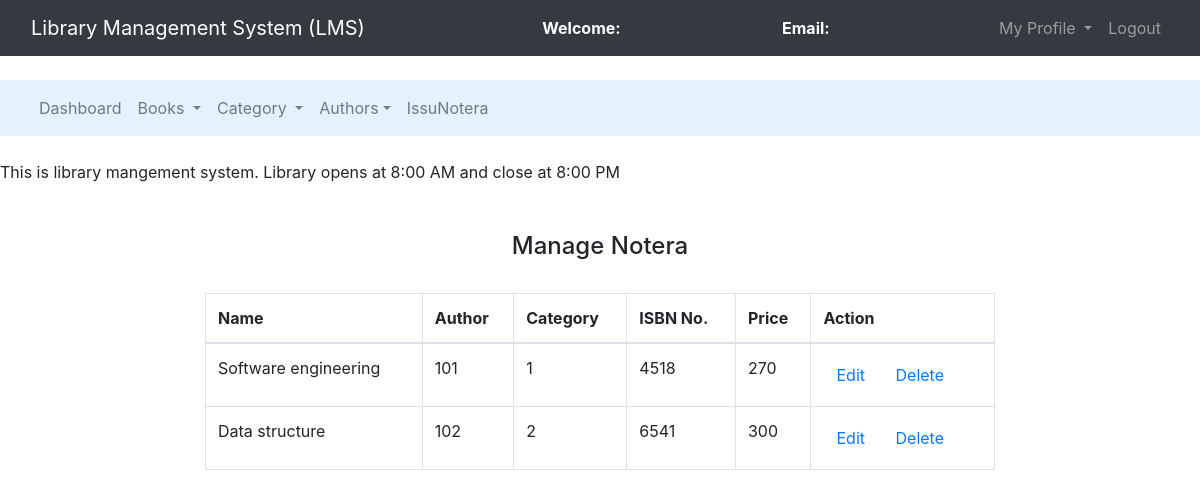
The page /admin/manage_book.php on the database its author committed.
### tables this page shows
CREATE TABLE `Books` (
  `book_id` int(11) NOT NULL,
  `book_name` varchar(250) NOT NULL,
  `author_id` int(11) NOT NULL,
  `cat_id` int(11) NOT NULL,
  `book_no` int(11) NOT NULL,
  `book_price` int(11) NOT NULL
);

### admin/manage_book.php (the view, shortened to what this page needs)
<!DOCTYPE html>
<html>
<head>
	<link rel="stylesheet" type="text/css" href="../bootstrap-4.4.1/css/bootstrap.min.css">
</head>
<body>
	<nav class="navbar navbar-expand-lg navbar-dark bg-dark">
		<div class="container-fluid">
			<div class="navbar-header">
				<a class="navbar-brand" href="admin_dashboard.php">Library Management System (LMS)</a>
			</div>
			<font style="color: white"><span><strong>Welcome: <?php echo $_SESSION['name'];?></strong></span></font>
			<font style="color: white"><span><strong>Email: <?php echo $_SESSION['email'];?></strong></font>
		    <ul class="nav navbar-nav navbar-right">
		      <li class="nav-item dropdown">
	        	<a class="nav-link dropdown-toggle" data-toggle="dropdown">My Profile </a>
		      </li>
		      <li class="nav-item">
		        <a class="nav-link" href="../logout.php">Logout</a>
		      </li>
		    </ul>
		</div>
	</nav><br>
	<nav class="navbar navbar-expand-lg navbar-light" style="background-color: #e3f2fd">
		<div class="container-fluid">
		    <ul class="nav navbar-nav navbar-center">
		      <li class="nav-item">
		        <a class="nav-link" href="admin_dashboard.php">Dashboard</a>
		      </li>
		      <li class="nav-item dropdown">
	        	<a class="nav-link dropdown-toggle" data-toggle="dropdown">Books </a>
		      </li>
		      <li class="nav-item dropdown">
	        	<a class="nav-link dropdown-toggle" data-toggle="dropdown">Category </a>
		      </li>
		      <li class="nav-item dropdown">
	        	<a class="nav-link dropdown-toggle" data-toggle="dropdown">Authors</a>
		      </li>
	          <li class="nav-item">
		        <a class="nav-link" href="issue_book.php">IssuNotera</a>
		      </li>
		    </ul>
		</div>
	</nav><br>
	<span><marquee>This is library mangement system. Library opens at 8:00 AM and close at 8:00 PM</marquee></span><br><br>
		<center><h4>Manage Notera</h4><br></center>
		<div class="row">
			<div class="col-md-2"></div>
			<div class="col-md-8">
				<table class="table table-bordered table-hover">
					<thead>
						<tr>
							<th>Name</th>
							<th>Author</th>
							<th>Category</th>
							<th>ISBN No.</th>
							<th>Price</th>
							<th>Action</th>
						</tr>
					</thead>
					<?php
						$connection = mysqli_connect("localhost","root","");
						$query = "select * from Books";
						$query_run = mysqli_query($connection,$query);
						while ($row = mysqli_fetch_assoc($query_run)){
							?>
							<tr>
								<td><?php echo $row['book_name'];?></td>
								<td><?php echo $row['author_id'];?></td>
								<td><?php echo $row['cat_id'];?></td>
								<td><?php echo $row['book_no'];?></td>
								<td><?php echo $row['book_price'];?></td>
								<td><button class="btn" name=""><a href="edit_book.php?bn=<?php echo $row['book_no'];?>">Edit</a></button>
								<button class="btn"><a href="delete_book.php?bn=<?php echo $row['book_no'];?>">Delete</a></button></td>
							</tr>
							<?php
						}
					?>
				</table>
			</div>
			<div class="col-md-2"></div>
		</div>
</body>
</html>

### rows shown on the page
books: book_name "Software engineering", author "101", cat "1", book_no "4518", book_price "270"
books: book_name "Data structure", author "102", cat "2", book_no "6541", book_price "300"
